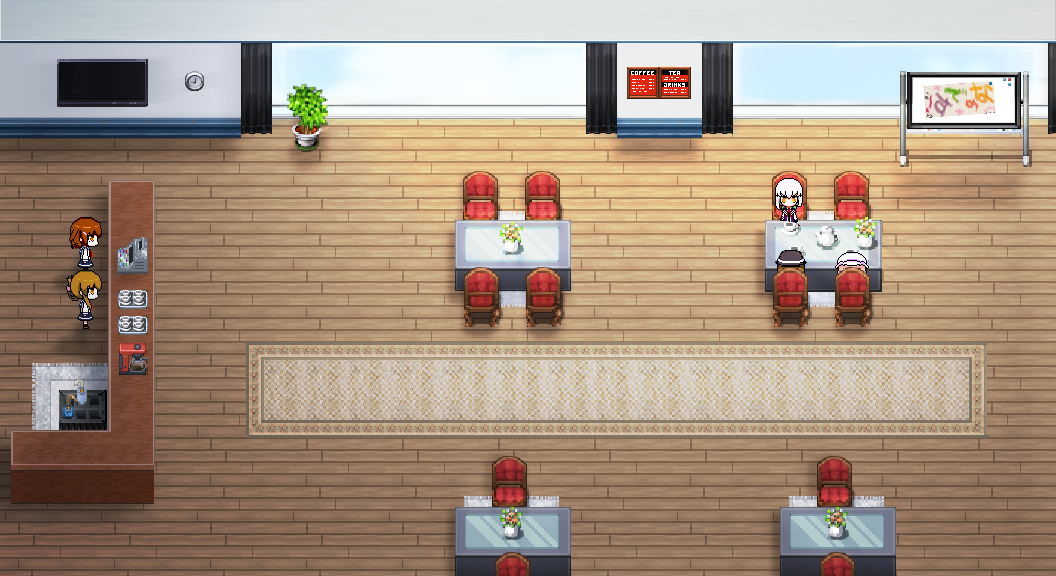

The image is a tile-based game level rendered from a .tmx file. Its description and source (layers, tilesets, objects; grid data summarised) follow:
An orthogonal 22x12 tile map with 48x48 px tiles, 2 tile layers (块层 1, 块层 2), 2 tilesets and 3 objects (3x NPC).

<map version="1.0" orientation="orthogonal" renderorder="right-down" width="22" height="12" tilewidth="48" tileheight="48" nextobjectid="4">
 <properties>
  <property name="POST" value="false" />
 </properties>
 <tileset firstgid="1" name="cafe" tilewidth="48" tileheight="48" tilecount="264">
  <image source="cafe.png" width="1056" height="576" />
 </tileset>
 <tileset firstgid="265" name="glo" tilewidth="48" tileheight="48" tilecount="4">
  <image source="glo.png" width="96" height="96" />
 </tileset>
 <layer name="块层 1" width="22" height="12">
  <data>[264 cells, 264 non-empty, 264 distinct tile ids]</data>
 </layer>
 <layer name="块层 2" width="22" height="12">
  <data>[264 cells, 0 non-empty, 0 distinct tile ids]</data>
 </layer>
 <objectgroup name="a">
  <object id="1" name="PUBLIC" type="NPC" gid="265" x="767" y="175" width="48" height="64">
   <properties>
    <property name="ABSOLUTE" value="true" />
    <property name="AUTO_SCRIPT" value="s0-2.js" />
    <property name="ID" value="1" />
    <property name="LOCK" value="true" />
   </properties>
  </object>
  <object id="2" name="PUBLIC" type="NPC" gid="265" x="766" y="244" width="48" height="64">
   <properties>
    <property name="ABSOLUTE" value="true" />
    <property name="ID" value="2" />
   </properties>
  </object>
  <object id="3" name="PUBLIC" type="NPC" gid="265" x="830" y="243" width="48" height="64">
   <properties>
    <property name="ABSOLUTE" value="true" />
    <property name="ID" value="3" />
   </properties>
  </object>
 </objectgroup>
</map>
